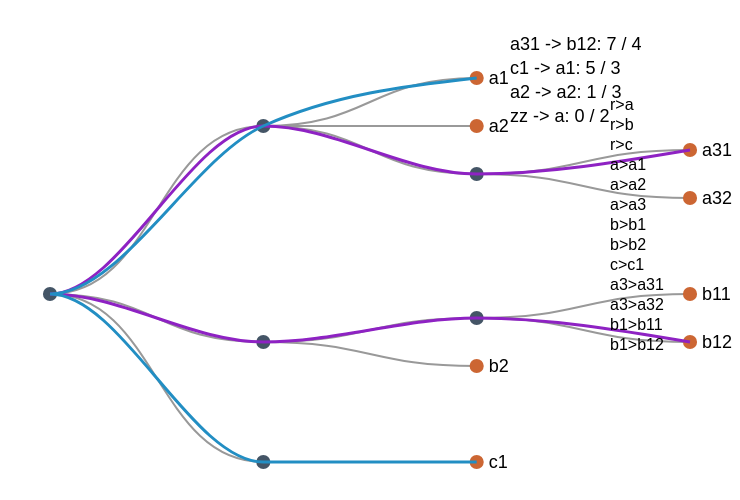

This figure's Vega-Lite source:
### Vega specification from a JSON file in a GitHub repository (floating-point values rounded to 4 significant figures)
{"$schema": "https://vega.github.io/schema/vega/v6.json", "width": 360, "height": 240, "padding": 5, "autosize": "none", "signals": [{"name": "shape", "value": "diagonal"}], "data": [{"name": "tree", "values": [{"id": "r", "parent": null}, {"id": "a", "parent": "r"}, {"id": "b", "parent": "r"}, {"id": "c", "parent": "r"}, {"id": "a1", "parent": "a"}, {"id": "a2", "parent": "a"}, {"id": "a3", "parent": "a"}, {"id": "b1", "parent": "b"}, {"id": "b11", "parent": "b1"}, {"id": "b12", "parent": "b1"}, {"id": "b2", "parent": "b"}, {"id": "c1", "parent": "c"}, {"id": "a31", "parent": "a3"}, {"id": "a32", "parent": "a3"}], "transform": [{"type": "stratify", "key": "id", "parentKey": "parent"}, {"type": "tree", "method": "tidy", "size": [240, 320]}, {"type": "formula", "expr": "datum.y + 20", "as": "px"}, {"type": "formula", "expr": "datum.x + 10", "as": "py"}]}, {"name": "links", "source": "tree", "transform": [{"type": "treelinks"}, {"type": "identifier", "as": "li"}, {"type": "linkpath", "orient": "horizontal", "shape": {"signal": "shape"}, "sourceX": "source.px", "sourceY": "source.py", "targetX": "target.px", "targetY": "target.py"}]}, {"name": "leaves", "source": "tree", "transform": [{"type": "filter", "expr": "!datum.children"}]}, {"name": "pairs", "values": [{"source": "a31", "target": "b12"}, {"source": "c1", "target": "a1"}, {"source": "a2", "target": "a2"}, {"source": "zz", "target": "a"}], "transform": [{"type": "formula", "expr": "treePath('tree', datum.source, datum.target)", "as": "treepath"}, {"type": "formula", "expr": "treeAncestors('tree', datum.target)", "as": "anc"}, {"type": "formula", "expr": "length(datum.treepath || [])", "as": "n"}]}, {"name": "deps", "source": "pairs", "transform": [{"type": "filter", "expr": "datum.treepath"}]}], "marks": [{"type": "path", "from": {"data": "links"}, "encode": {"update": {"stroke": {"value": "#999"}, "path": {"field": "path"}}}}, {"type": "symbol", "from": {"data": "tree"}, "encode": {"update": {"x": {"field": "px"}, "y": {"field": "py"}, "size": {"value": 50}, "fill": {"signal": "datum.children ? '#456' : '#c63'"}}}}, {"type": "text", "from": {"data": "leaves"}, "encode": {"update": {"x": {"signal": "datum.px + 6"}, "y": {"field": "py"}, "text": {"field": "id"}, "baseline": {"value": "middle"}, "fontSize": {"value": 9}}}}, {"type": "group", "from": {"facet": {"name": "route", "data": "deps", "field": "treepath"}}, "marks": [{"type": "line", "from": {"data": "route"}, "encode": {"update": {"x": {"field": "px"}, "y": {"field": "py"}, "stroke": {"signal": "'hsl(' + (parent.n * 40) + ',70%,45%)'"}, "strokeWidth": {"value": 1.5}, "interpolate": {"value": "monotone"}}}}]}, {"type": "text", "from": {"data": "pairs"}, "encode": {"update": {"x": {"value": 250}, "y": {"signal": "20 + 12 * indexof(pluck(data('pairs'), 'source'), datum.source)"}, "text": {"signal": "datum.source + ' -> ' + datum.target + ': ' + datum.n + ' / ' + (datum.anc ? length(datum.anc) : '-')"}, "fontSize": {"value": 9}}}}, {"type": "text", "from": {"data": "links"}, "encode": {"update": {"x": {"value": 300}, "y": {"signal": "40 + 10 * datum.li"}, "text": {"signal": "datum.source.id + '>' + datum.target.id"}, "fontSize": {"value": 8}}}}]}
